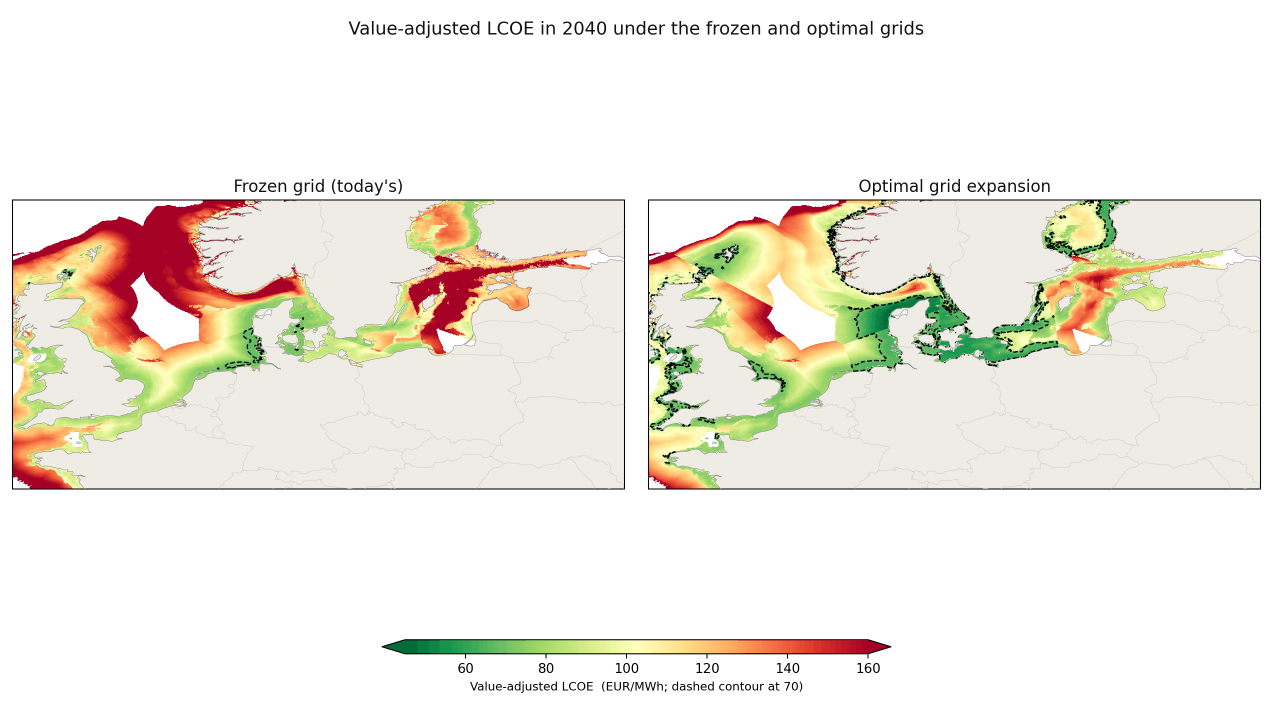
#> input picture 9_Thesis_LaTeX/figures/fig_vlcoe_grid_2040.png, 2546 x 1406 px (shown at 1/2 size)
$ python crop.py
#> lines starting #> are read from the running program, lines starting #| are printed output that depends on the picture
from pathlib import Path
from PIL import Image
FIG = str(Path(__file__).resolve().parents[2] / "9_Thesis_LaTeX/figures") + "/"
HERE = str(Path(__file__).resolve().parents[2] / "10_Presentation/group_deck_src") + "/"
im = Image.open(FIG + "fig_vlcoe_grid_2040.png").convert("RGB")
#> im is the input picture: PIL image 2546x1406 RGB; mean R, G, B 240.6, 236.3, 227.5
im.crop((26, 401, 1248, 977)).save(HERE + "vlcoe_frozen.png")
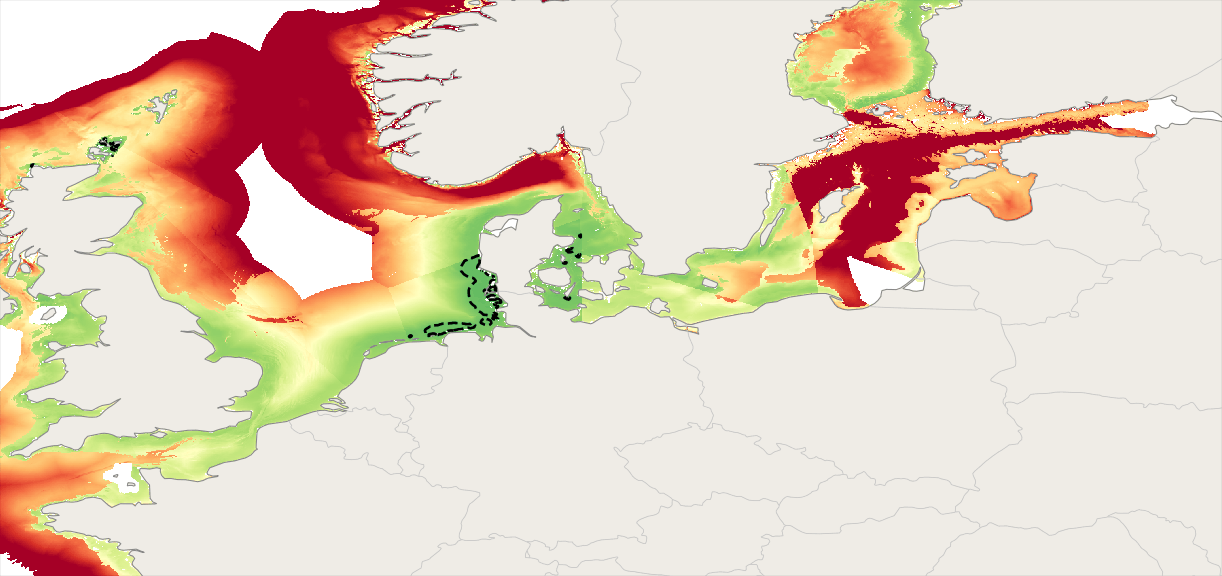
#> saved as vlcoe_frozen.png: PIL image 1222x576 RGB; mean R, G, B 229.4, 209.5, 191.9
im.crop((1298, 401, 2520, 977)).save(HERE + "vlcoe_optimal.png")
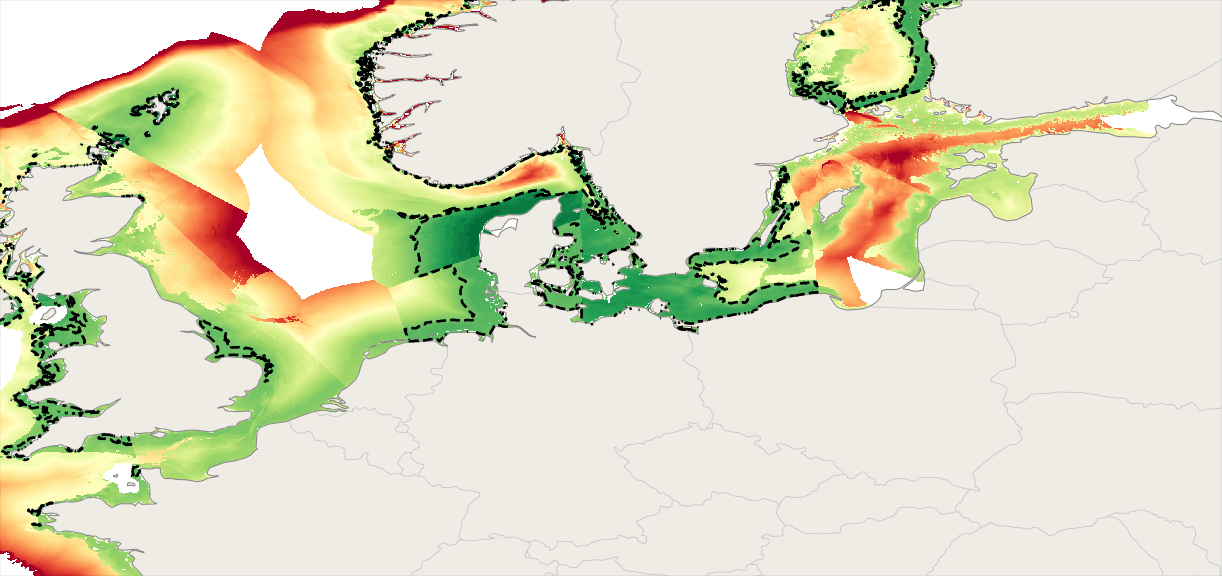
#> saved as vlcoe_optimal.png: PIL image 1222x576 RGB; mean R, G, B 223.2, 221.8, 197.3
im.crop((740, 1266, 1805, 1348)).save(HERE + "colourbar.png")
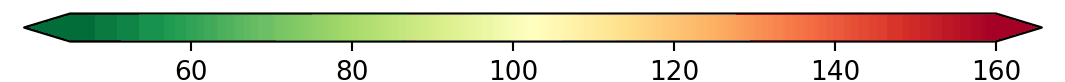
#> saved as colourbar.png: PIL image 1065x82 RGB; mean R, G, B 214.8, 210, 192.1
f = Image.open(FIG + "fig_study_farms.png").convert("RGB")
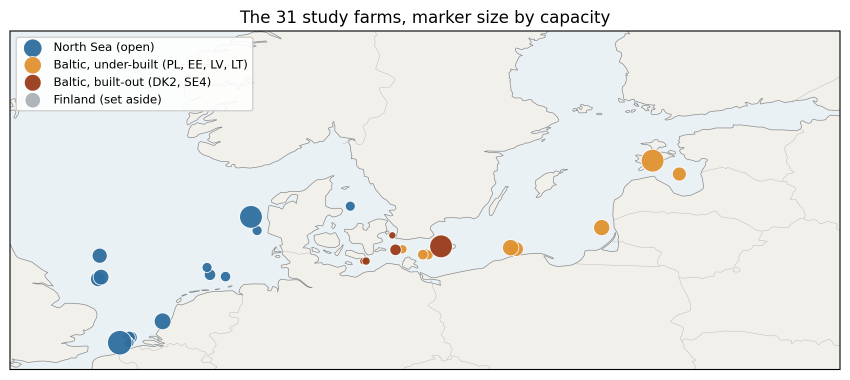
#> input picture 9_Thesis_LaTeX/figures/fig_study_farms.png, 1699 x 759 px (shown at 1/2 size)
#> f is the input picture: PIL image 1699x759 RGB; mean R, G, B 235.2, 236.1, 234.5
f.crop((21, 63, 1679, 738)).save(HERE + "farms.png")
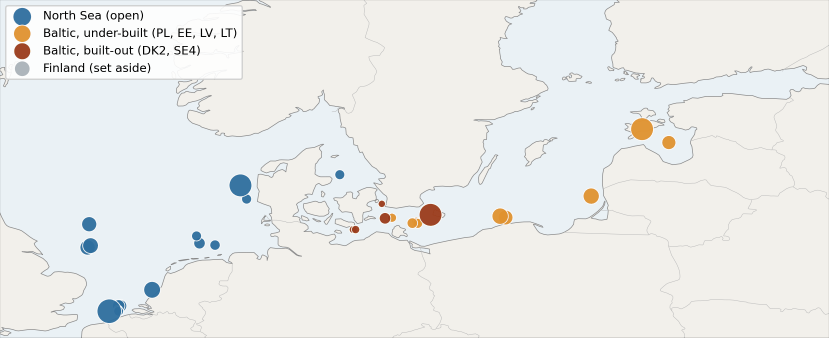
#> saved as farms.png: PIL image 1658x675 RGB (shown at 1/2 size); mean R, G, B 235.5, 236.5, 234.7
print("crops ok")
